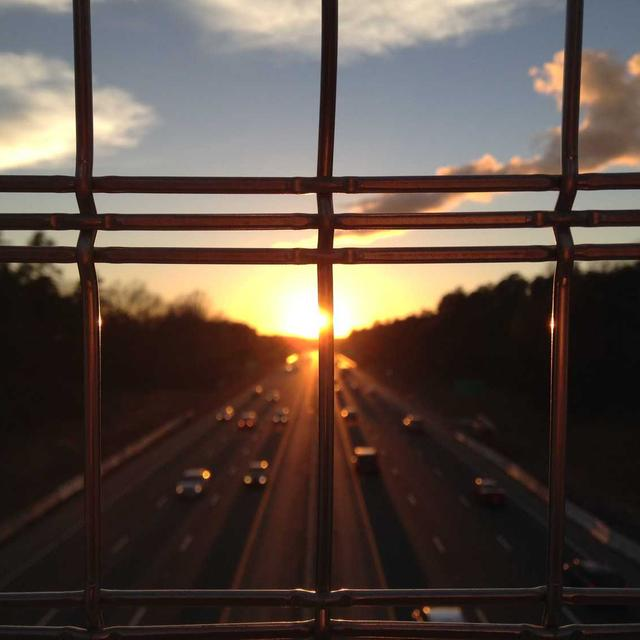
#> input picture model_conversion/calibration/depth/img1.jpg, 640 x 640 px; its folder holds 2 pictures in this run
$ python make_raw_inputs.py --src ../../model_conversion/calibration/depth --dst out.png --width 100 --height 100 --list_out out.png
#> lines starting #> are read from the running program, lines starting #| are printed output that depends on the picture
"""
Converts a folder of calibration images into the raw float32 .raw tensors +
input_list.txt that qnn-onnx-converter / the quantizer tools expect.
"""
import argparse
import os
import numpy as np
from PIL import Image


def main():
    ap = argparse.ArgumentParser()
    ap.add_argument("--src", required=True)
    ap.add_argument("--dst", required=True)
    ap.add_argument("--width", type=int, required=True)
    ap.add_argument("--height", type=int, required=True)
    ap.add_argument("--list_out", required=True)
    args = ap.parse_args()

    os.makedirs(args.dst, exist_ok=True)
    lines = []

    files = sorted(
        f for f in os.listdir(args.src)
        if f.lower().endswith((".jpg", ".jpeg", ".png", ".bmp"))
    )
    if not files:
        raise SystemExit(f"No images found in {args.src}")

    for f in files:
        img = Image.open(os.path.join(args.src, f)).convert("RGB")
#> img is the input picture: PIL image 640x640 RGB; mean R, G, B 90.6, 76.8, 68.6
        img = img.resize((args.width, args.height))
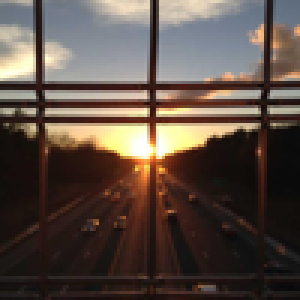
#> img: PIL image 100x100 RGB (shown 3 times larger); mean R, G, B 90.6, 76.8, 68.6
        arr = np.asarray(img).astype(np.float32) / 255.0        # HWC, 0-1
        arr = np.transpose(arr, (2, 0, 1))                       # CHW
        arr = np.expand_dims(arr, 0)                             # NCHW
        out_path = os.path.join(args.dst, f + ".raw")
        arr.astype(np.float32).tofile(out_path)
        lines.append(f"image:={out_path}")
#> pass 2 of the loop in main, `for f in files:`:
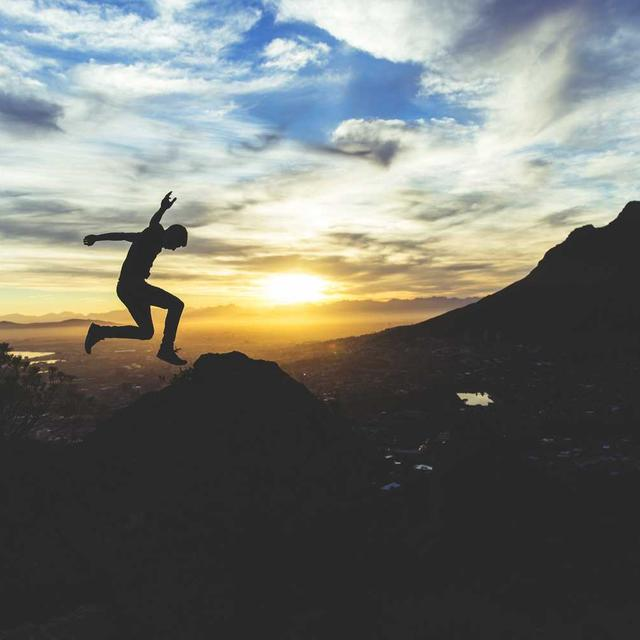
#> input picture model_conversion/calibration/depth/img2.jpg, 640 x 640 px
#> in main, img is the input picture: PIL image 640x640 RGB; mean R, G, B 115.7, 117.6, 111.7
#> in main, `img = img.resize((args.width, args.height))`:
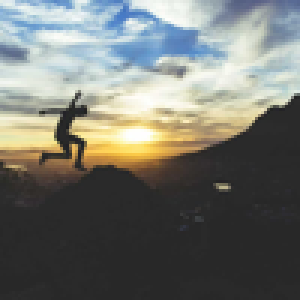
#> img: PIL image 100x100 RGB (shown 3 times larger); mean R, G, B 115.7, 117.6, 111.7

    with open(args.list_out, "w") as fh:
        fh.write("\n".join(lines) + "\n")

    print(f"Wrote {len(lines)} raw tensors + {args.list_out}")


if __name__ == "__main__":
    main()
